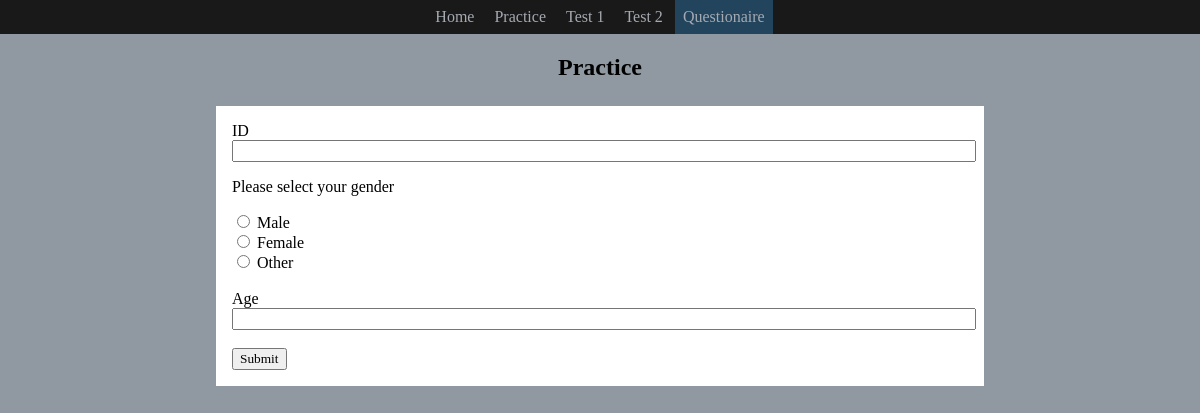
The page /questionaire.php on the database as committed earlier.
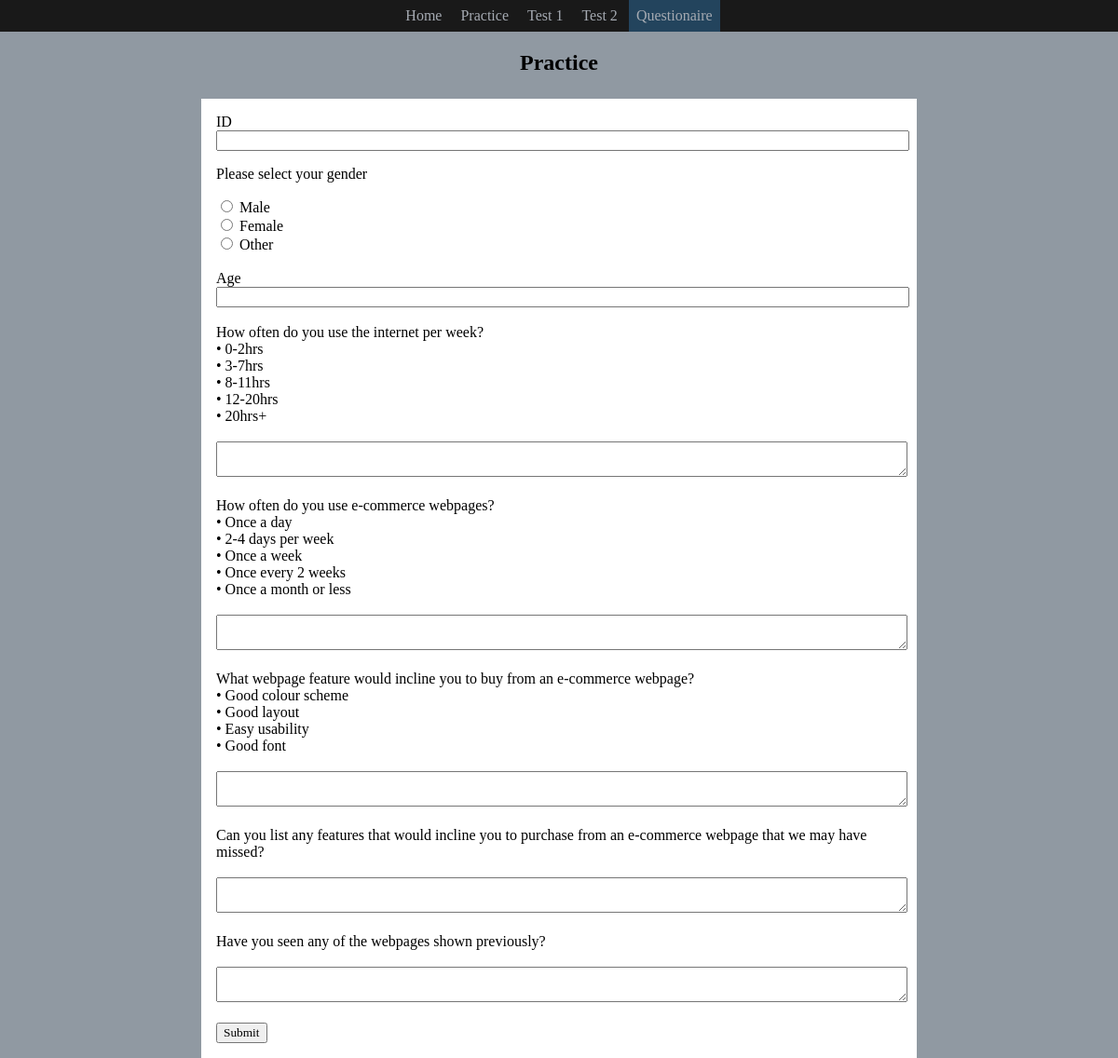
The same page on the database as committed later.
### tables this page shows
CREATE TABLE IF NOT EXISTS `questions` (
  `id` int(11) NOT NULL AUTO_INCREMENT,
  `question` text NOT NULL,
  PRIMARY KEY (`id`)
);

### parts/questionaire_sql.php (called while the page is built, shortened)
<?php
include "sql.php";
$statement = $connection->prepare("SELECT * FROM questions");
$statement->execute();
$statement->setFetchMode(PDO::FETCH_ASSOC);
$results = $statement->fetchAll();

### questionaire.php (the view)
<!doctype html>
<html lang="en">
  <head>
    <?php include "parts/header.php" ?>
  </head>
  <body>
    <?php
      $page = "Questionaire";
      include "parts/navigation.php" ?>
    <header>
      <h2>Practice</h2>
    </header>
    <?php
      include "parts/questionaire_sql.php"
    ?>
    <div class="main">
      <div>
        <form method="POST" style="text-align: left; margin-top: 16px; margin-bottom: 16px;">
          <label>ID</label><br>
          <input name="name" type="text" class="textarea"/><br>
          <p>Please select your gender</p>
          <input id="male" name="gender" type="radio" value="male"/>
          <label for="male">Male</label><br>
          <input id="female" name="gender" type="radio" value="female"/>
          <label for="female">Female</label><br>
          <input id="Other" name="gender" type="radio" value="other"/>
          <label for="Other">Other</label><br><br>
          <label>Age</label><br>
          <input name="age" type="number" class="textarea"/><br><br>
          <?php
            foreach ($results as $question):
          ?>
            <label><?= $question['question'] ?></label><br>
            <textarea name="question_<?= $question['id'] ?>" class="textarea"></textarea><br><br>
          <?php
            endforeach;
          ?>
          <input type="submit" value="Submit"/>
        </form>
      </div>
    </div>
  </body>
</html>

### parts/header.php (shortened to what this page needs)
<link rel="stylesheet" href="css/styles.css">

### parts/navigation.php (shortened to what this page needs)
<nav>
    <ul>
        <li class="<?php if ($page == "Home") echo 'active'; ?>">
            <a href="index.php">Home</a>
        </li>
        <li class="<?php if ($page == "Practice") echo 'active'; ?>">
            <a href="practice.php">Practice</a>
        </li>
        <li class="<?php if ($page == "Test 1") echo 'active'; ?>">
            <a href="test1.php">Test 1</a>
        </li>
        <li class="<?php if ($page == "Test 2") echo 'active'; ?>">
            <a href="test2.php">Test 2</a>
        </li>
        <li class="<?php if ($page == "Questionaire") echo 'active'; ?>">
            <a href="questionaire.php">Questionaire</a>
        </li>
    </ul>
</nav>

### css/styles.css (style rules this page uses)
* { font-family: 'Times New Roman', cursive; }
body { background: #9099a2; margin: 0; }
nav { list-style: none; background-color: #191919; text-align: center; }
nav ul { list-style: none; margin-block-start: 0px; padding-inline-start: 0px; display: inline; }
nav ul li { display: inline-block; text-align: center; }
nav ul li a { display: block; text-decoration: none; color: #a5aab2; padding: 8px; }
nav ul li.active { background-color: #23445d; color: #191919; }
header { width: 100%; text-align: center; }
.main { display: flex; justify-content: center; margin-top: 25px; }
.main div { text-align: center; max-width: 736px; width: 100%; padding-left: 16px; padding-right: 16px; background-color: white; box-sizing: content-box; }
.textarea { max-width: 100%; min-width: 100%; }

Rows that differ between the two databases and show on the page:
added questions: question "How often do you use the internet per week? • 0-2hrs • 3-7hrs • 8-11hrs • 12-20hrs • 20hrs+"
added questions: question "How often do you use e-commerce webpages? • Once a day • 2-4 days per week • Once a week • Once every 2 weeks • Once a month or less"
added questions: question "What webpage feature would incline you to buy from an e-commerce webpage? • Good colour scheme • Good layout • Easy usability • Good font"
added questions: question "Can you list any features that would incline you to purchase from an e-commerce webpage that we may have missed?"
added questions: question "Have you seen any of the webpages shown previously?"
